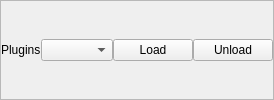
               <widget class="QFrame" name="plugin_values">
                <property name="frameShape">
                 <enum>QFrame::StyledPanel</enum>
                </property>
                <property name="frameShadow">
                 <enum>QFrame::Raised</enum>
                </property>
                <layout class="QGridLayout" name="gridLayout_17">
                 <property name="leftMargin">
                  <number>0</number>
                 </property>
                 <property name="topMargin">
                  <number>0</number>
                 </property>
                 <property name="rightMargin">
                  <number>0</number>
                 </property>
                 <property name="bottomMargin">
                  <number>0</number>
                 </property>
                 <property name="horizontalSpacing">
                  <number>0</number>
                 </property>
                 <property name="verticalSpacing">
                  <number>2</number>
                 </property>
                 <item row="0" column="0">
                  <widget class="QLabel" name="label">
                   <property name="text">
                    <string>Plugins</string>
                   </property>
                  </widget>
                 </item>
                 <item row="0" column="2">
                  <widget class="QPushButton" name="loadbutton">
                   <property name="text">
                    <string>Load</string>
                   </property>
                  </widget>
                 </item>
                 <item row="0" column="1">
                  <widget class="QComboBox" name="plugins"/>
                 </item>
                 <item row="0" column="3">
                  <widget class="QPushButton" name="unloadbutton">
                   <property name="text">
                    <string>Unload</string>
                   </property>
                  </widget>
                 </item>
                </layout>
               </widget>
